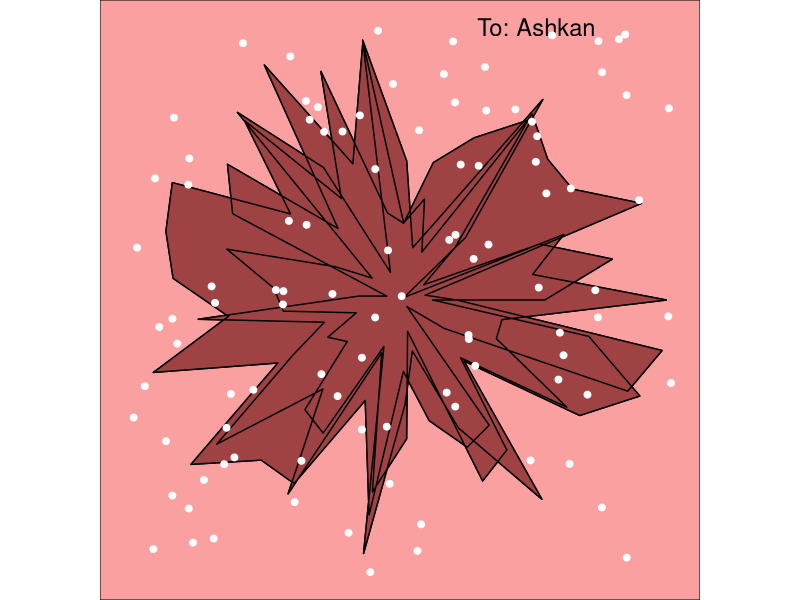

Write R code to recreate this figure.
library(ggplot2)

generate_random_shape <- function(num_points, num_cycles) {
  # Generate random angles
  angles <- seq(0, 2 * pi, length.out = num_points)

  # Generate random radii
  radii <- runif(num_points, min = 0, max = 1)

  # Generate x and y coordinates using sine and cosine
  x <- radii * cos(angles * num_cycles)
  y <- radii * sin(angles * num_cycles)

  # Create a data frame with the coordinates
  df <- data.frame(x = x, y = y)

  # Create the plot without colors
  plot <- ggplot(df, aes(x = x, y = y)) +
    geom_polygon(fill = "white", color = "black") +
    coord_equal(xlim = c(-1, 1), ylim = c(-1, 1)) +
    theme_void()

  # Return the plot
  plot
}





generateRandomShape <- function(num_points) {
  # Initialize empty lists for x and y coordinates
  x_coords <- c()
  y_coords <- c()

  # Generate random coordinates for the shape
  for (i in 1:num_points) {
    # Generate random x and y coordinates between 0 and 1
    x <- runif(1)
    y <- runif(1)

    # Append the coordinates to the lists
    x_coords <- c(x_coords, x)
    y_coords <- c(y_coords, y)
  }

  # Create a data frame from the coordinates
  shape_data <- data.frame(x = x_coords, y = y_coords)

  # Generate a plot of the shape
  plot <- ggplot(shape_data, aes(x, y)) +
    geom_polygon(fill = "white", color = "black") +
    theme_void() +
    theme(plot.margin = margin(0, 0, 0, 0))
  return(plot)
}












add_color_to_shape <- function(shape, shape_color, background_color) {
  # Modify the aesthetics to change shape color
  shape <- shape +
    geom_polygon(fill = shape_color, color = "black")

  # Add background color
  shape <- shape +
    theme(plot.background = element_rect(fill = background_color))

  # Return the modified shape
  shape
}



confetti_star <- function(plot, n, color = "red", size = 2) {
  random_points <- data.frame(x = runif(n, min = -1, max = 1),
                              y = runif(n, min = -1, max = 1))

  plot <- plot +
    geom_point(data = random_points, aes(x = x, y = y), shape = 8, color = color, size = size)

  return(plot)
}



confetti_diamond <- function(plot, n, color = "red", size = 2) {
  random_points <- data.frame(x = runif(n, min = -1, max = 1),
                              y = runif(n, min = -1, max = 1))

  plot <- plot +
    geom_point(data = random_points, aes(x = x, y = y), shape = 18, color = color, size = size)

  return(plot)
}


confetti_circle <- function(plot, n, color = "red", size = 2) {
  random_points <- data.frame(x = runif(n, min = -1, max = 1),
                              y = runif(n, min = -1, max = 1))

  plot <- plot +
    geom_point(data = random_points, aes(x = x, y = y), shape = 19, color = color, size = size)

  return(plot)
}




add_text <- function(art, text, size) {
  art <- art +
    annotate("text", x = 0.5, y = 1, label = text, hjust = 0.5, vjust = 0.5, size = size)
  return(art)
}



# Generate the shape

shape1 <- generate_random_shape(num_points = 100, num_cycles = 3)

shape1 <- add_text(art = shape1, text = "To: Ashkan", size = 6)


# Add color to the shape
shape1 <- add_color_to_shape(shape1, shape_color = "#9E4244", background_color = "#FAA0A0")
shape1 <- confetti_circle(shape1, n =100, color = "white", size = 2)

# Display the shape with color
print(shape1)
